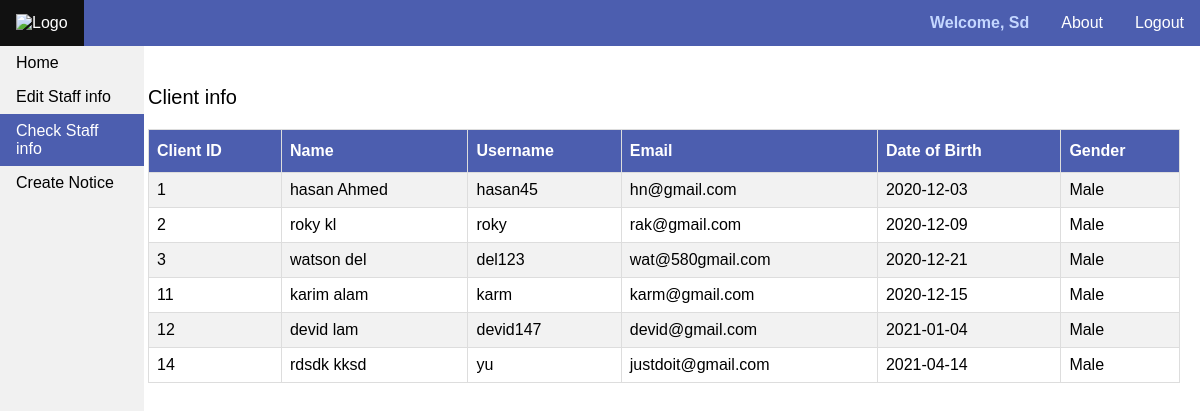
The app's page /view/admin_check_clientInfo.php (signed in) with its own data.
### tables this page shows
CREATE TABLE `client` (
  `c_id` int(11) NOT NULL,
  `c_name` varchar(50) NOT NULL,
  `c_password` varchar(50) NOT NULL,
  `c_username` varchar(30) NOT NULL,
  `c_email` varchar(50) NOT NULL,
  `c_gender` varchar(10) NOT NULL,
  `c_dob` date NOT NULL
);

### models/adminService.php (the view, shortened to what this page needs)
<?php
function getUsersInformation($username)
{
    $conn = getConnection('localhost', 'root', '', 'dbsystem');
    $sql = "select * from admin where a_username = '$username'";
    $result = mysqli_query($conn, $sql);
    $userInfo =[];
    while($data = mysqli_fetch_assoc($result))
    {
        array_push($userInfo, $data);
    }
    return $userInfo;
}
function getClientInfo()
{
    $conn = getConnection('localhost', 'root', '', 'dbsystem');
    $sql = "select * from client";
    $data = mysqli_query($conn, $sql);
    while($row = mysqli_fetch_assoc($data))
    {
        echo "<tr><td>". $row["c_id"] . "</td><td>". $row["c_name"]. "</td><td>". $row["c_username"] ."</td><td>".  $row["c_email"] . "</td><td>". $row["c_dob"]. "</td><td>". $row["c_gender"].  "</td></tr>";
    }
}

### view/admin_check_clientInfo.php (shortened to what this page needs)
<?php
    require_once('../models/adminService.php');
    $userInformation = getUsersInformation($_SESSION['username']);
?>
<!DOCTYPE html>
<html lang="en">
<head>
    <link rel="stylesheet" href="../assets/css/admin/style.css">
</head>
<body>
    <ul class="navbar">
        <li class="navbar-list">
            <a href="admin_home.php"><img src=" " alt="Logo" class="logo"></a>
        </li>
        <li class="navbar-list right">
            <a href="../php/logout.php">Logout</a>
        </li>
        <li class="navbar-list right">
            <a href="about.html" target="_blank">About</a>
        </li>
        <li class="navbar-list right">
            <span class="user-info">Welcome, <?=$userInformation[0]['a_username']?></span>
        </li>
    </ul>
    <ul class="sidebar" >
        <li class="sidebar-list"><a href="admin_home.php">Home</a></li>
        <li class="sidebar-list"><a href="admin_edit_clientInfo.php">Edit Staff info</a></li>
        <li class="sidebar-list"><a  class="active" href="admin_check_clientInfo.php">Check Staff info</a></li>
        <li class="sidebar-list"><a href="admin_create_notice.php">Create Notice</a></li>
    </ul>
    <div class="container">
        <form action="">
            <p class="table-header">Client info</p>
            <table border="1" width="100%" id="table">
                <tr>
                    <th>Client ID</th>
                    <th>Name</th>
                    <th>Username</th>
                    <th>Email</th>
                    <th>Date of Birth</th>
                    <th>Gender</th>
                </tr>
                <?php getClientInfo(); ?>
            </table>
        </form>
    </div>
</body>
</html>

### assets/css/admin/style.css (style rules this page uses)
body { padding: 0; margin: 0; }
#table { font-family: Arial, Helvetica, sans-serif; border-collapse: collapse; width: 100%; }
#table td, #table th { border: 1px solid #ddd; padding: 8px; }
#table tr:nth-child(even) { background-color: #f2f2f2; }
#table th { padding-top: 12px; padding-bottom: 12px; text-align: left; background-color: #4c5eaf; color: white; }
.table-header { font-family: Arial, Helvetica, sans-serif; font-size: 20px; font-weight: 400; }
.sidebar { list-style-type: none; margin: 0; padding: 0; width: 12%; background-color: #f1f1f1; position: fixed; height: 100%; overflow: auto; }
.sidebar-list a { display: block; color: #000; padding: 8px 16px; text-decoration: none; font-family: Arial, Helvetica, sans-serif; }
.sidebar-list a.active { background-color: #4c5eaf; color: white; }
.navbar { list-style: none; margin: 0; padding: 0; overflow: hidden; background-color: #4c5eaf; }
.navbar-list { float: left; font-family: Arial, Helvetica, sans-serif; }
.navbar-list a { display: block; color: white; text-align: center; padding: 14px 16px; text-decoration: none; }
.logo { max-width: 90px; }
.right { float: right; }
.user-info { color: #c4d7ff; display: block; text-transform: capitalize; padding: 14px 16px; font-weight: 600; }
.container { width: 86%; float: right; padding: 20px; }

### records on screen
client: c_id "1", c_name "hasan Ahmed", c_username "hasan45", c_email "hn@gmail.com", c_dob "2020-12-03", c_gender "Male"
client: c_id "2", c_name "roky kl", c_username "roky", c_email "rak@gmail.com", c_dob "2020-12-09", c_gender "Male"
client: c_id "3", c_name "watson del", c_username "del123", c_email "wat@580gmail.com", c_dob "2020-12-21", c_gender "Male"
client: c_id "11", c_name "karim alam", c_username "karm", c_email "karm@gmail.com", c_dob "2020-12-15", c_gender "Male"
client: c_id "12", c_name "devid lam", c_username "devid147", c_email "devid@gmail.com", c_dob "2021-01-04", c_gender "Male"
client: c_id "14", c_name "rdsdk kksd", c_username "yu", c_email "justdoit@gmail.com", c_dob "2021-04-14", c_gender "Male"

### other values on screen
$userInformation[0]['a_username'] "Sd"
